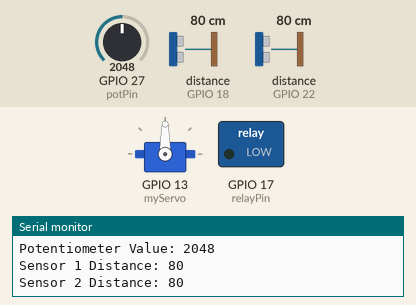
The sketch below on a simulated ESP32. Shown: servo, switched loads named in the sketch (green lamp = pin HIGH), the last lines printed to the serial monitor. Wiring (inferred from the names in the program): 2 × ultrasonic range finder: trigger GPIO 19, echo GPIO 18 / trigger GPIO 23, echo GPIO 22. The inputs (shaded band) are chosen by the test bench; at power-on: distance to the obstacle (sensors on GPIO 18, GPIO 22) 80 cm, GPIO 27 (potPin) = 2048. The echo pulse lasts 58.3 µs per cm; WiFi joins after 1.5 s; servers stay silent unless stated; uploads are accepted with an empty reply; pins used as bus, display or sensor lines are not drawn.

Above: at 2.7 s.
2.8 s: distance to the obstacle (sensor on GPIO 18) set to 15 cm
4.7 s: distance to the obstacle (sensor on GPIO 18) set to 11 cm
At 7.0 s:
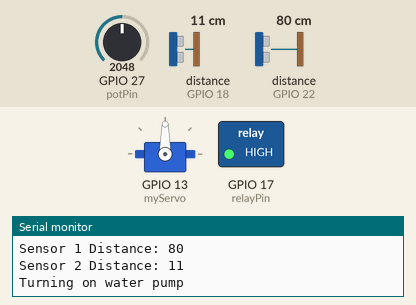
Timing chart, 0 to 13.0 s (numbered marks = the images above; inputs shaded):
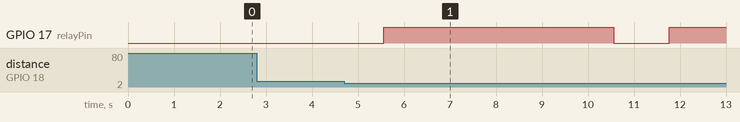

The sketch:

Alimentador.ino
```cpp
#include <WiFi.h>
#include <HTTPClient.h>
#include <ESP32Servo.h>
#include <ESPAsyncWebServer.h>

Servo myServo;
constexpr uint8_t relayPin = 17;

// Ultrasonic Sensor Comida
const int trigPin1 = 23;
const int echoPin1 = 22;

// Ultrasonic Sensor Agua
const int trigPin2 = 19;
const int echoPin2 = 18;

// Potentiometer
const int potPin = 27;

// Dispensing counters
int waterDispensed = 0;
int foodDispensed = 0;

const char* ssid     = "AXS_2.4G_nuNb5H";
const char* password = "yzuM5NLD";
const char* serverName = "http://192.168.1.204:3000/";

WiFiClient client;

void setup() {
  Serial.begin(115200);
  delay(10);

  pinMode(relayPin, OUTPUT);
  pinMode(trigPin1, OUTPUT);
  pinMode(echoPin1, INPUT);
  pinMode(trigPin2, OUTPUT);
  pinMode(echoPin2, INPUT);

  myServo.attach(13); // Attach the servo on pin 13

  // Connect to WiFi network
  Serial.println();
  Serial.println();
  Serial.print("Connecting to ");
  Serial.println(ssid);

  WiFi.begin(ssid, password);

  while (WiFi.status() != WL_CONNECTED) {
    delay(500);
    Serial.print(".");
  }
  Serial.println("");
  Serial.println("WiFi connected");

  // Print the IP address
  Serial.println(WiFi.localIP());
}

void loop() {
  int potValue = analogRead(potPin);
  Serial.print("Potentiometer Value: ");
  Serial.println(potValue);

  long duration, distance;

  // Sensor 1 for Food
  digitalWrite(trigPin1, LOW);
  delayMicroseconds(2);
  digitalWrite(trigPin1, HIGH);
  delayMicroseconds(10);
  digitalWrite(trigPin1, LOW);
  duration = pulseIn(echoPin1, HIGH);
  distance = (duration/2) / 29.1;
  Serial.print("Sensor 1 Distance: ");
  Serial.println(distance);
  if (distance < 14) {
    Serial.println("Turning servo to 90 degrees");
    myServo.write(90);
    delay(3000);
    Serial.println("Turning servo back to 0 degrees");
    myServo.write(0);
    postRequest("dispensinglog/agregar", "tipo=comida");
    foodDispensed++;
  }

  // Sensor 2 for Water
  digitalWrite(trigPin2, LOW);
  delayMicroseconds(2);
  digitalWrite(trigPin2, HIGH);
  delayMicroseconds(10);
  digitalWrite(trigPin2, LOW);
  duration = pulseIn(echoPin2, HIGH);
  distance = (duration/2) / 29.1;
  Serial.print("Sensor 2 Distance: ");
  Serial.println(distance);
  if (distance < 14 && potValue <= 3000) {
    Serial.println("Turning on water pump");
    digitalWrite(relayPin, HIGH);
    delay(5000);
    Serial.println("Turning off water pump");
    digitalWrite(relayPin, LOW);
    postRequest("dispensinglog/agregar", "tipo=agua");
    waterDispensed++;
  } else if (potValue > 3000) {
    Serial.println("Potentiometer value > 3000. Sending cleaning alert and blocking water pump");
    postRequest("cleaningalerts/agregar", "limpio=no");
  }
  delay(1000);
}

void postRequest(const char* apiEndpoint, const char* message) {
  HTTPClient http;

  String serverPath = String(serverName) + String(apiEndpoint);

  // Your Domain name with URL path or IP address with path
  http.begin(client, serverPath.c_str());

  // Specify content-type header
  http.addHeader("Content-Type", "application/x-www-form-urlencoded");

  // Send HTTP POST request
  int httpResponseCode = http.POST(message);

  if (httpResponseCode>0) {
    Serial.print("HTTP Response code: ");
    Serial.println(httpResponseCode);
  }
  else {
    Serial.print("Error code: ");
    Serial.println(httpResponseCode);
  }
  // Free resources
  http.end();
}
```

Measured:
- the behaviour switches between 14 and 13 cm on distance to the obstacle (sensor on GPIO 18) (found by bisection; images 0 and 1)
- after the input at 4.7 s, GPIO 17 (relayPin): LOW → HIGH after 0.86 s, → LOW 5.0 s later, → HIGH 1.2 s later
